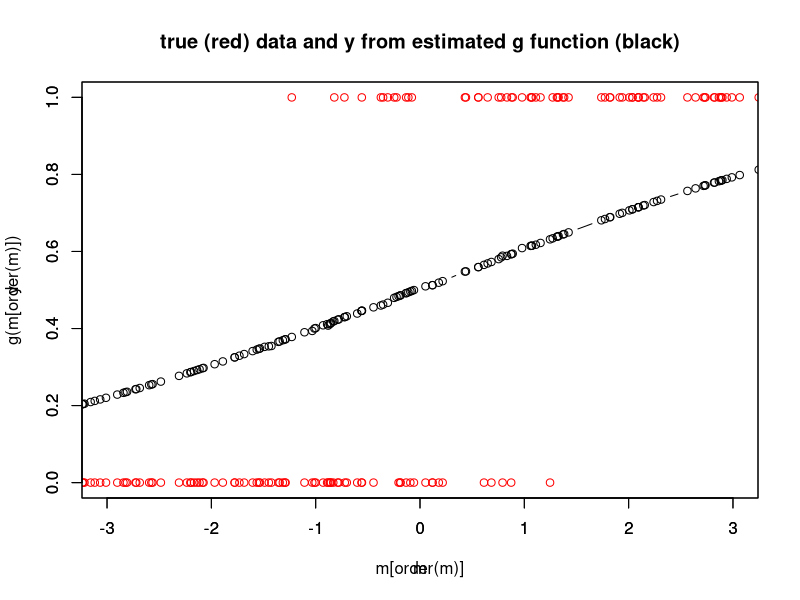

The R script that drew this image: (Note: a time limit stopped this script after it produced the figure.)
# Set parameters for true model
set.seed(109)
N<-300
x_1<-rnorm(N,mean=-7,sd=2.5)
x_2<-rnorm(N,mean=1,sd=.5)
X<-cbind(x_1,x_2)
beta_vec<-c(1,7.6)

# assume true distribution function g of the error is normal
e <- rnorm(N,mean=0,sd=1)
m <-X %*% beta_vec 
y = m > e         


#select bandwidth for estimator
#bandwidth<-.1


# Gaussian kernel function.
normal_kde <- function(u,h){
  res <- (1/sqrt(2 *pi)) * exp(-0.5 * ((u/h)^2))
  return(res)
}

## Define leave-one-out estimator g,
# Use Gaussian kernel function.
g_i <- function(X,y,b_vec,h) {
  g_i <- (1:N)*NA
  for (i in 1:N){
    u <- sweep(X,2,X[i,])[-i,]%*%b_vec
    kde=normal_kde(u,h)
    estimate <- y[-i]%*%kde / sum(kde)
    g_i[i] <- estimate
    }
  return(g_i)
}



####################################################
dens.est <- density(m)
f.hat.fun<-splinefun(y=dens.est$y, x=dens.est$x) 
f.hat.fun(55)
####################################################



# Define the objective minimizing function of sum-of-squared errors,
# Use Gaussian kernel function.
loglike <- function(X,y,b_vec,h) {
  g_i <- (1:N)*NA
  for (i in 1:N){
    u <- sweep(X,2,X[i,])[-i,]%*%b_vec
    kde=normal_kde(u,h)
    estimate <- y[-i]%*%kde / sum(kde)
    g_i[i] <- estimate
    L <-log(g_i+0.0000001)%*%y + log(1-g_i+0.0000001)%*%(1-y)    #only this line is different from the function g_i
    }
  return(-L)
}


bandwidth <- 3


# Minimize the objective function, look for a best extimate for beta_vec.
estimates=nlm(loglike,c(1,10),X=X,y=y,h=bandwidth)$estimate
(estimates_norm = estimates/estimates[1])

#approximate function g
g<-approxfun( X%*%estimates_norm, g_i(X,y,estimates_norm, bandwidth), method = "linear", rule = 1, ties = mean)

#plot generated data 
plot(m,y,col="red",main=c("true (red) data and y from estimated g function (black)"), xlim=c(-3,3))
par(new=TRUE)
#plot(m,g_i,col="green")
par(new=TRUE)


plot(m[order(m)],g(m[order(m)]), type="b", xlim=c(-3,3))



#monte carlo
M = 50   #number of monte carlo simulation
n = 20    # Sample Size
z <- rep(NA, M)
beta_vec<-c(1,7.6) #true beta


## MC-Experiments:
for(j in 1:M){
##Generate x and y sample:
  x_1<-rnorm(N,mean=-7,sd=2.5)
  x_2<-rnorm(N,mean=1,sd=.5)
  X<-cbind(x_1,x_2)
# assume true distribution function g of the error is normal
  e<- rnorm(N,mean=0,sd=1)
  m<-X %*% beta_vec + e 
  y = m>0 
## Compute jth realization of Z:
  estimates=nlm(loglike,c(1,4),X=X,y=y,h=bandwidth)$estimate
  estimates_norm = estimates/estimates[1]
  z[j] <- estimates_norm[2] 
}

#plot histogram
hist(z,breaks = 25)
